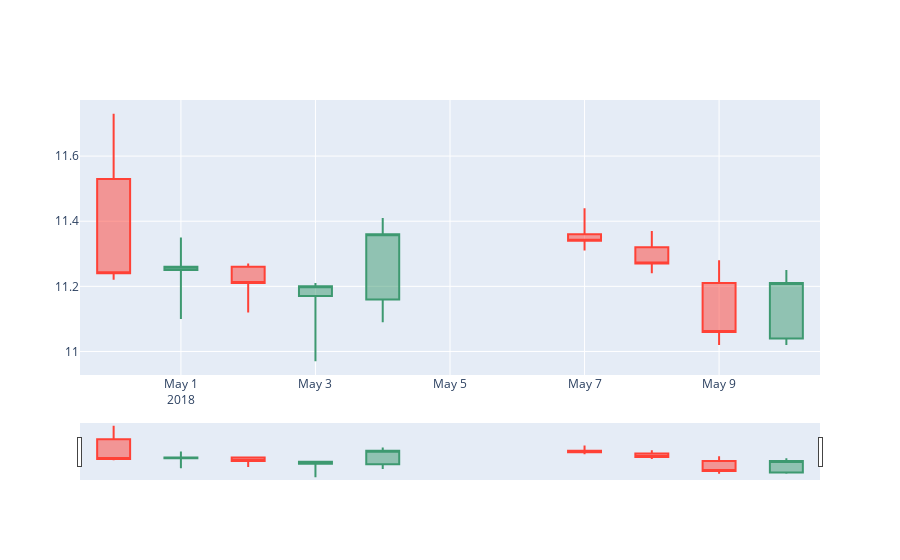

Here is the notebook cell this chart was saved with:
### Markdown cell above
#### Plot the candlesticks
The plot has the following components:
* A bounding box whose y values represent the range between the stock's open and close prices 
* A green box represents a higher close value than open (i.e. stock price went up that day)
* The box is red when the stock closed lower
* The vertical lines (bars above and below the box) show the range of intra-day high and low prices
* The vertical lines are capped at the top by horizontal lines called whiserks. By default, the width of the whisker is 0 which is why we don't see them

Notice that a slider appears by default along the X axis

### Code cell
data = [trace]

offline.iplot(data)

### Figure 1 — Plotly figure (JSON) as saved in the notebook; plotly's stock layout.template omitted (floating-point values rounded to 4 significant figures)
{"data": [{"close": [11.24, 11.26, 11.21, 11.2, 11.36, 11.34, 11.27, 11.06, 11.21], "high": [11.73, 11.35, 11.27, 11.21, 11.41, 11.44, 11.37, 11.28, 11.25], "low": [11.22, 11.1, 11.12, 10.97, 11.09, 11.31, 11.24, 11.02, 11.02], "open": [11.53, 11.25, 11.26, 11.17, 11.16, 11.36, 11.32, 11.21, 11.04], "type": "candlestick", "x": ["2018-04-30T00:00:00", "2018-05-01T00:00:00", "2018-05-02T00:00:00", "2018-05-03T00:00:00", "2018-05-04T00:00:00", "2018-05-07T00:00:00", "2018-05-08T00:00:00", "2018-05-09T00:00:00", "2018-05-10T00:00:00"]}], "layout": {}}
